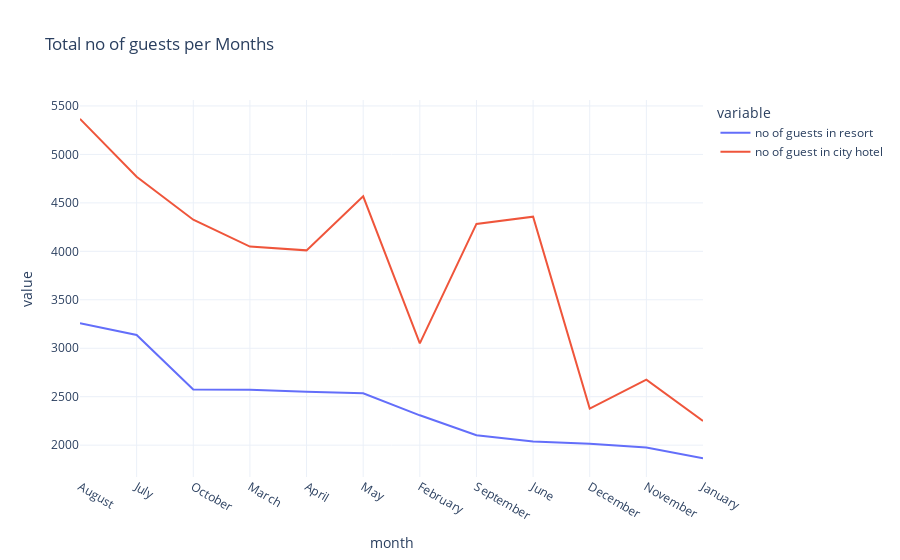

Here is the notebook cell this chart was saved with:
### Code cell
px.line(final_guests, x = 'month', y = ['no of guests in resort','no of guest in city hotel'],
        title='Total no of guests per Months', template = 'plotly_white')

### Figure 1 — Plotly figure (JSON) as saved in the notebook; plotly's stock layout.template omitted (floating-point values rounded to 4 significant figures)
{"data": [{"hovertemplate": "variable=no of guests in resort<br>month=%{x}<br>value=%{y}<extra></extra>", "legendgroup": "no of guests in resort", "line": {"color": "#636efa", "dash": "solid"}, "marker": {"symbol": "circle"}, "mode": "lines", "name": "no of guests in resort", "orientation": "v", "showlegend": true, "type": "scatter", "x": ["August", "July", "October", "March", "April", "May", "February", "September", "June", "December", "November", "January"], "xaxis": "x", "y": [3257, 3137, 2575, 2571, 2550, 2535, 2308, 2102, 2037, 2014, 1975, 1866], "yaxis": "y"}, {"hovertemplate": "variable=no of guest in city hotel<br>month=%{x}<br>value=%{y}<extra></extra>", "legendgroup": "no of guest in city hotel", "line": {"color": "#EF553B", "dash": "solid"}, "marker": {"symbol": "circle"}, "mode": "lines", "name": "no of guest in city hotel", "orientation": "v", "showlegend": true, "type": "scatter", "x": ["August", "July", "October", "March", "April", "May", "February", "September", "June", "December", "November", "January"], "xaxis": "x", "y": [5367, 4770, 4326, 4049, 4010, 4568, 3051, 4283, 4358, 2377, 2676, 2249], "yaxis": "y"}], "layout": {"legend": {"title": {"text": "variable"}, "tracegroupgap": 0}, "title": {"text": "Total no of guests per Months"}, "xaxis": {"anchor": "y", "domain": [0, 1], "title": {"text": "month"}}, "yaxis": {"anchor": "x", "domain": [0, 1], "title": {"text": "value"}}}}
